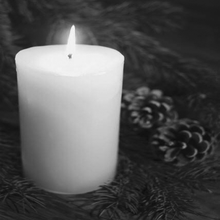
%> input picture Gray image compression/1.bmp, 220 x 220 px, shrunk from 512 x 512 before the run
$ octave main.m   (GNU Octave 9; MATLAB toolbox functions it lacks are replaced by stand-ins)
%> lines starting %> are read from the running program, lines starting %| are printed output that depends on the picture
clear
clc

%% input image
a=imread('1.bmp');
%> a is the input picture: size 220x220 uint8; min 12, max 253, mean 83

b=zeros(size(a));
kk=1;
%% blocking
sizeblock=8;
k=[1 :sizeblock];
qz=8;
%% No. of coefficient
cf=2;

%% main
for i=1:(size(a,2)/sizeblock)
    for j=1:(size(a,1)/sizeblock)

     xx=a(k +(i-1)*sizeblock, k+(j-1)*sizeblock);
     yy=dct2(xx);

     xy=yy;
     for ii=1:sizeblock
              for jj=1:sizeblock

     if (ii+jj)>cf
       yy(ii,jj)=0;
       yy2=yy;
     end
              end
     end


     yy=idct2(yy2);

    b(k +(i-1)*sizeblock, k+(j-1)*sizeblock)=yy;
     kk=kk+1;
    end
end
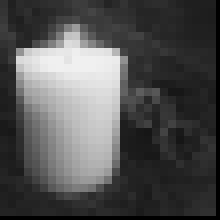
%> b: size 220x220 double; min 0, max 240.7, mean 81.5
%> after the loop, kk = 730; yy = [48.19 48.19 48.19 48.19 48.19 48.19 48.19 48.19; 48.19 48.19 48.19 48.19 48.19 48.19 48.19 48.19; 48.19 48.19 48.19 48.19 48.19 48.19 48.19 48.19; 48.19 48.19 48.19 48.19 48.19 48.19 48.19 48.19; 48.19 48.19 48.19 48.19 48.19 48.19 48.19 48.19; 48.19 48.19 48.19 48.19 48.19 48.19 48.19 48.19; 48.19 48.19 48.19 48.19 48.19 48.19 48.19 48.19; 48.19 48.19 48.19 48.19 48.19 48.19 48.19 48.19]; yy2 = [385.5 0 0 0 0 0 0 0; 0 0 0 0 0 0 0 0; 0 0 0 0 0 0 0 0; 0 0 0 0 0 0 0 0; 0 0 0 0 0 0 0 0; 0 0 0 0 0 0 0 0; 0 0 0 0 0 0 0 0; 0 0 0 0 0 0 0 0]

imshow(b,[])
